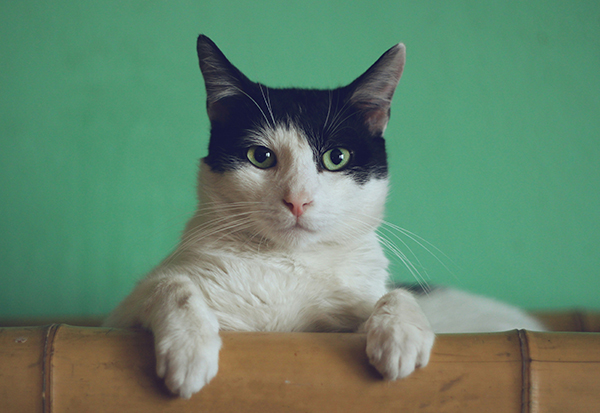
#> input picture myenv/images/Cat2.jpg, 600 x 413 px, found by its file name
$ python rotated.py
#> lines starting #> are read from the running program, lines starting #| are printed output that depends on the picture
import cv2
import numpy as np

# Absolute path to the image
img = cv2.imread('/Users/seungwookyoon/LearnOpenCV/myenv/images/Cat2.jpg')
#> img is the input picture: shape (413, 600, 3); mean B, G, R 108.4, 133.2, 99.7

cv2.imshow('Cat', img)

# Rotation of the image
def rotate(img, angle, rotPoint=None): # rotPoint is the point where the image will rotate around
#> called with angle = -45
    (height, width) = img.shape[:2] # height, width of the image is the first two elements of the shape
#> height = 413; width = 600
    if rotPoint is None:
        rotPoint = (width//2, height//2)
#> rotPoint = (300, 206)
    rotMat = cv2.getRotationMatrix2D(rotPoint, angle, 1.0) # 1.0 is the scale
    dimension = (width, height)
#> dimension = (600, 413)
    return cv2.warpAffine(img, rotMat, dimension)
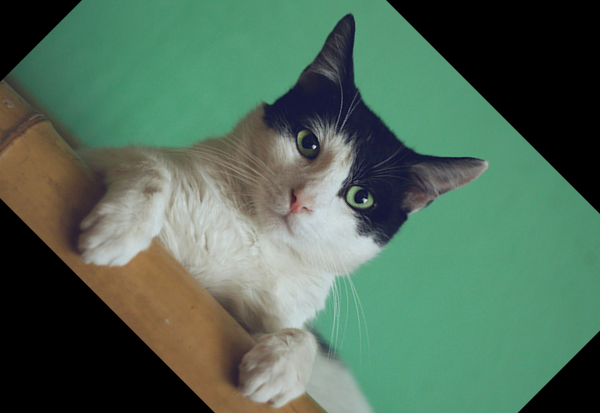
#> returned value: shape (413, 600, 3); mean of channels 0, 1, 2 88.2, 106.4, 79.7; drawn as B, G, R

rotated = rotate(img, -45) # rotate 45 degrees clockwise
cv2.imshow('Rotated', rotated)

cv2.waitKey(0)
